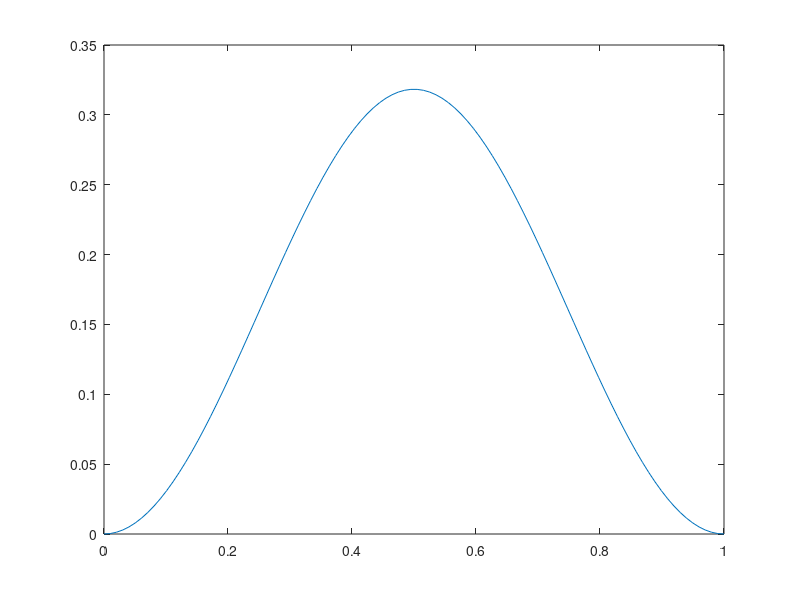
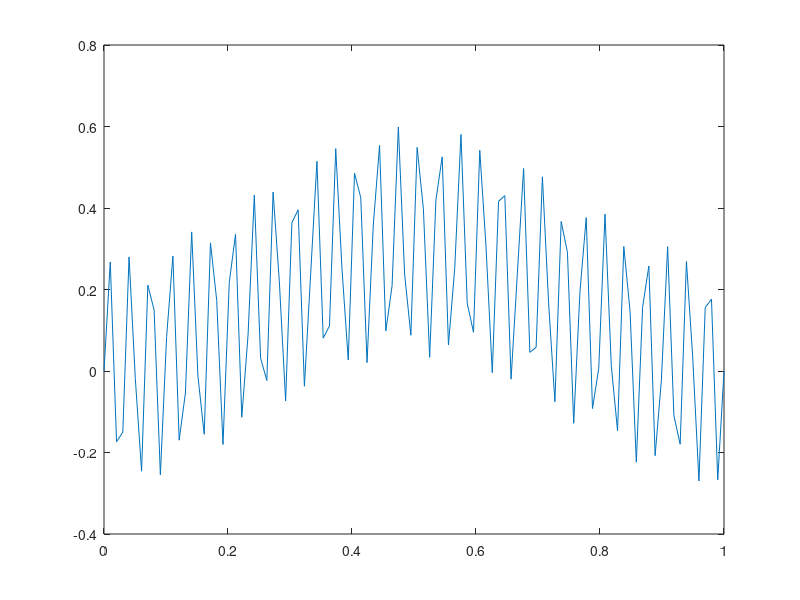
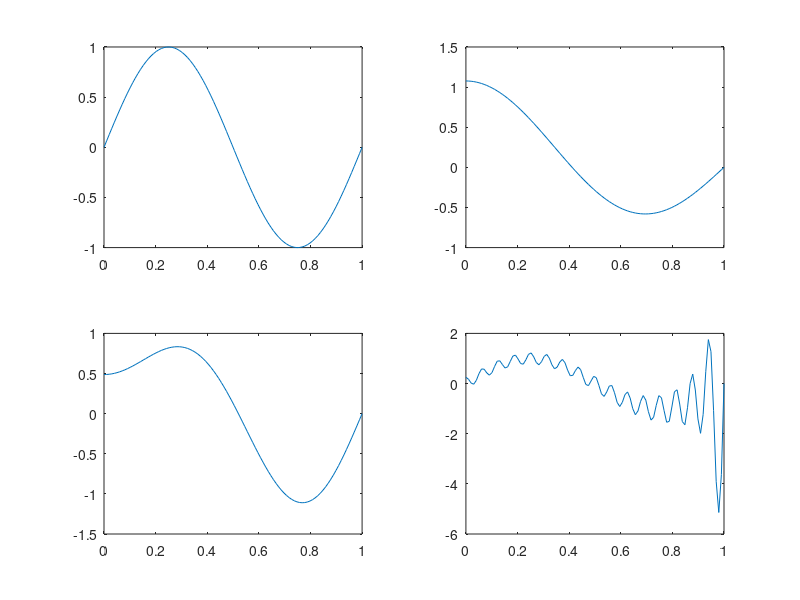

MATLAB code to generate these figures, in order:
function antideriv()
    y = @(x) (1-cos(2*pi*x))/2/pi;
    u = @(x) sin(2*pi*x);
    alphas = [0.2, 0.1, 0.01];
    delta = 0.2;
    k = 30;
    ydelta = @(x) y(x) + sqrt(2)*delta*sin(2*pi*k*x);
    x = linspace(0, 1, 100);
    plot(x, y(x));
    figure, plot(x, ydelta(x));
    figure, subplot(2, 2, 1), plot(x, u(x));
    for i = 1:length(alphas)
        subplot(2, 2, i+1), plot(x, inv(alphas(i), ydelta, x));
    end
end

function inv = inv(alpha, y, x)
    inv = zeros(1, length(x));
    n = 1;
    while sigma(n) > alpha
        inv = inv + 1/sigma(n)*integral(@(t) y(t).*vn(n, t), 0, 1)*un(n, x);
        n = n+1;
    end
end

function sigma = sigma(n)
    sigma = 2/(2*n-1)/pi;
end

function un = un(n, x)
    un = sqrt(2)*cos(x/sigma(n));
end

function vn = vn(n, x)
    vn = sqrt(2)*sin(x/sigma(n));
end